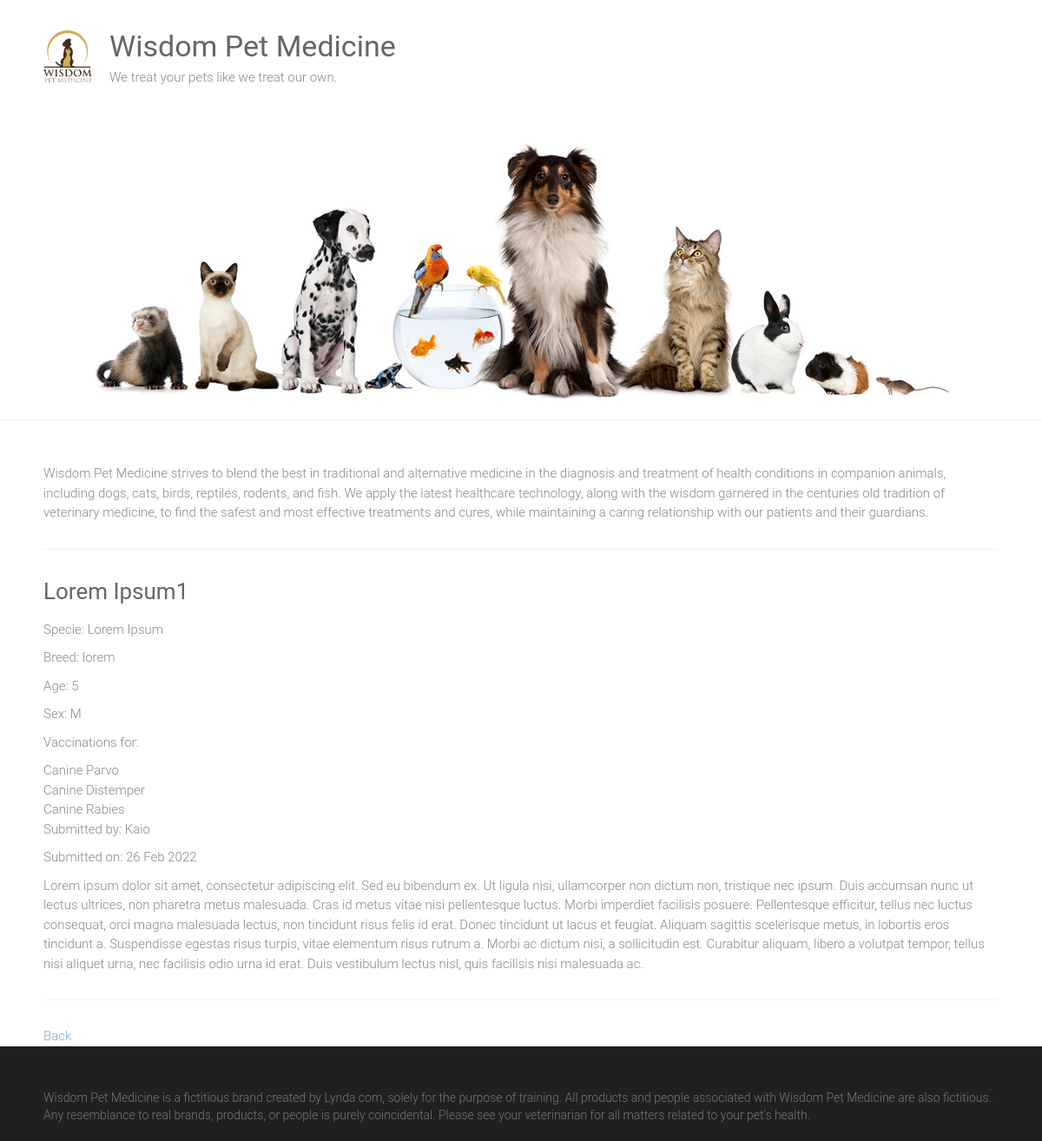
Screenshot of /adoptions/25/ with the database file from the repository.
### adoptions/models.py (models this page shows, shortened)
class Pet(models.Model):
   SEX_CHOICES = [('M', 'Male'), ('F', 'Female')]
   name = models.CharField(max_length=100)
   submitter = models.CharField(max_length=100)
   species = models.CharField(max_length=30)
   breed = models.CharField(max_length=30, blank=True)
   description = models.TextField()
   sex = models.CharField(choices=SEX_CHOICES, max_length=1, blank=True)
   submission_date = models.DateTimeField()
   age = models.PositiveIntegerField(null=True)
   vaccinations = models.ManyToManyField('Vaccine', blank=True)

class Vaccine(models.Model):
   name = models.CharField(max_length=50)

### adoptions/views.py (the view)
# urls.py: path('<int:id>/', views.pet_detail, name='pet_detail')
def pet_detail(request, id):
   pet = get_object_or_404(Pet, pk=id)
   return render(request, 'adoptions/pet_detail.html', {'pet': pet})

### adoptions/templates/adoptions/pet_detail.html
{% extends "adoptions/base.html" %}
{% block content %}
<div>
   <h3>{{pet.name|capfirst}}</h3>
   <p>Specie: {{pet.species}}</p>
   {% if pet.breed %}
      <p>Breed: {{pet.breed}}</p>
   {% endif %}
   {% if pet.age %}
      <p>Age: {{pet.age}}</p>
   {% endif %}
   {% if pet.sex %}
      <p>Sex: {{pet.sex}}</p>
   {% endif %}
   {% if pet.vaccinations.all %}
      <p>Vaccinations for:</p>
      <ul>
         {% for vaccination in pet.vaccinations.all %}
            <li>{{vaccination.name}}</li>
         {% endfor %}
      </ul>
   {% endif %}
   <p>Submitted by: {{pet.submitter}}</p>
   <p>Submitted on: {{pet.submission_date|date:"d M Y"}}</p>
   <p>{{pet.description}}</p>
   <hr>
   <a href="{% url 'home' %}">Back</a>
</div>
{% endblock content %}

### adoptions/static/adoptions/style.css (style rules this page uses)
html, body, div, span, applet, object, iframe, h1, h2, h3, h4, h5, h6, p, blockquote, pre, a, abbr, acronym, address, big, cite, code, del, dfn, em, font, ins, kbd, q, s, samp, small, strike, strong, sub, sup, tt, var, dl, dt, dd, ol, ul, li, fieldset, form, label, legend, table, caption, tbody, tfoot, thead, tr, th, td { border: 0; font: inherit; font-size: 100%; font-style: inherit; font-weight: inherit; margin: 0; outline: 0; padding: 0; vertical-align: baseline; }
html { overflow-y: scroll; -webkit-text-size-adjust: 100%; -ms-text-size-adjust: 100%; }
h1, h2, h3, h4, h5, h6 { color: #666666; line-height: 1.4; padding-bottom: 15px; font-weight: normal; }
h3 { font-size: 26px; }
body, button, input, select, textarea { color: #888888; font-size: 15px; line-height: 1.5; font-family: 'Roboto', sans-serif; font-weight: 300; }
p { color: #888888; font-size: 15px; line-height: 1.5; margin-bottom: 15px; font-weight: 300; }
ul, ol { list-style: none; }
body { background: #f2f2f2; }
hr { border-color: #f2f2f2; border-style: solid none none; border-width: 1px 0 0; height: 0; margin: 30px 0; }
a { color: #80abc8; text-decoration: none; -webkit-transition: 0.25s ease-in-out; -moz-transition: 0.25s ease-in-out; transition: 0.25s ease-in-out; -ms-transition: 0.25s ease-in-out; -o-transition: 0.25s ease-in-out; }
body { padding-top: 30px; padding-bottom: 30px; }
body.wide { padding-top: 0; padding-bottom: 0; }
.single-page p { margin-bottom: 10px; }

### rows the page displays
Pet: name "Lorem Ipsum1", species "Lorem Ipsum", breed "lorem", age "5", sex "M", submitter "Kaio", submission_date "26 Feb 2022", description "Lorem ipsum dolor sit amet, consectetur adipiscing elit. Sed eu bibendum ex. Ut ligula nisi, ullamcorper non dictum non, tristique nec ipsum. Duis accumsan nunc ut lectus ultrices, non pharetra metus malesuada. Cras id metus vitae nisi pellentesque luctus. Morbi imperdiet facilisis posuere. Pellentesque efficitur, tellus nec luctus consequat, orci magna malesuada lectus, non tincidunt risus felis id erat. Donec tincidunt ut lacus et feugiat. Aliquam sagittis scelerisque metus, in lobortis eros tincidunt a. Suspendisse egestas risus turpis, vitae elementum risus rutrum a. Morbi ac dictum nisi, a sollicitudin est. Curabitur aliquam, libero a volutpat tempor, tellus nisi aliquet urna, nec…"
Vaccine: name "Canine Parvo"
Vaccine: name "Canine Distemper"
Vaccine: name "Canine Rabies"
